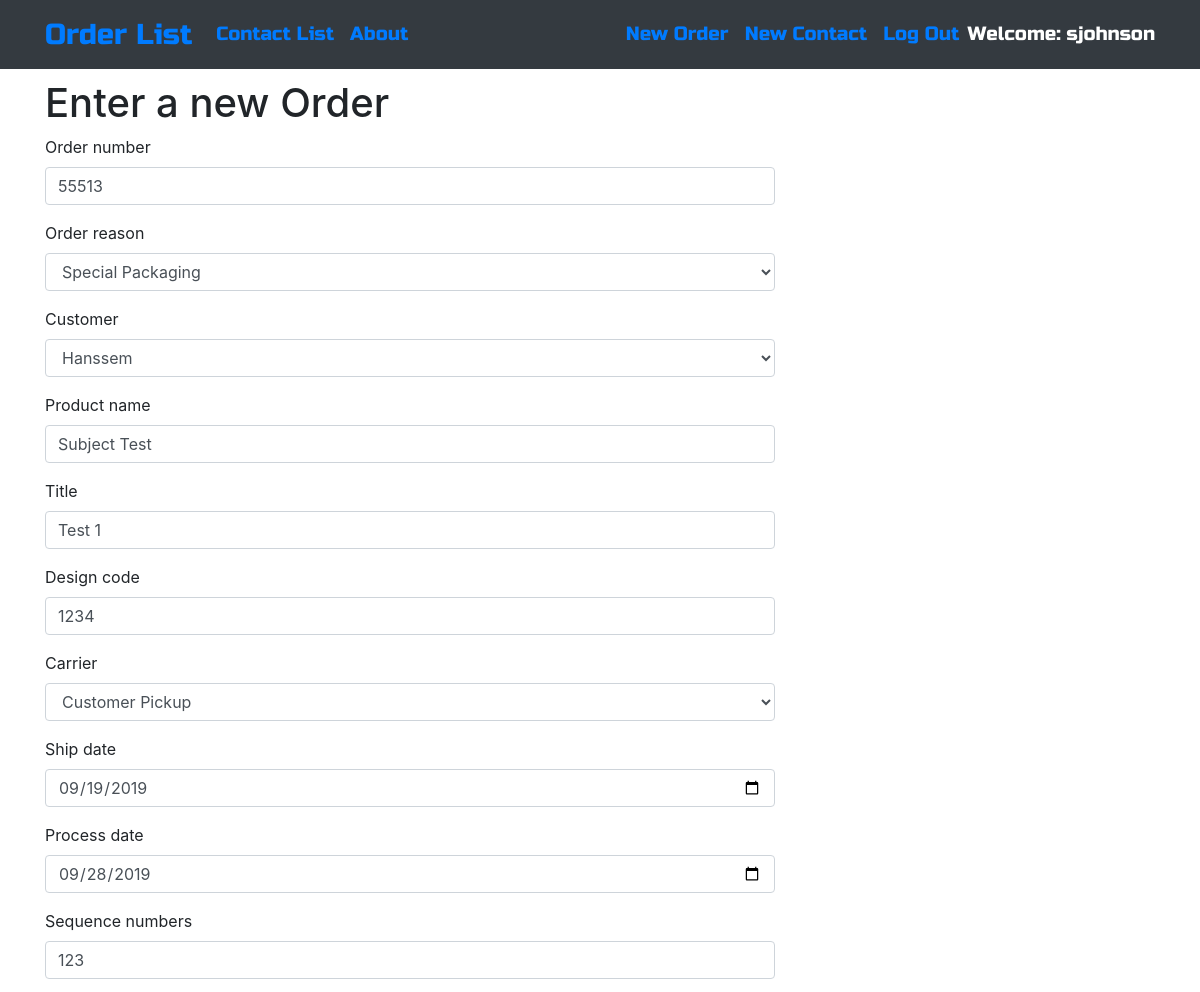
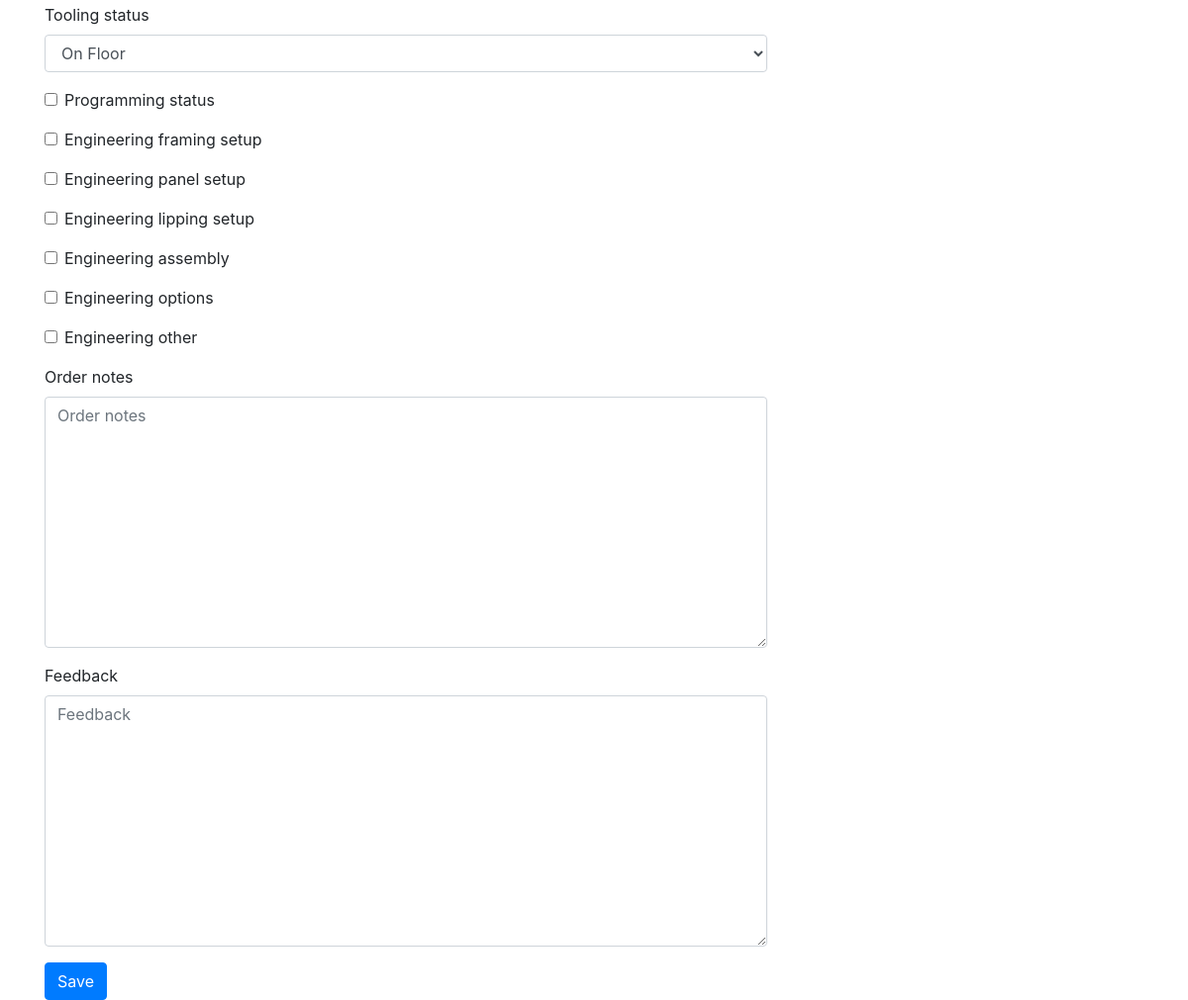
The app's page /order/11/edit/ (signed in) with its own data (2 pictures, top to bottom).
### ordermanager/models.py (models this page shows, shortened)
class Order(models.Model):
    CUSTOMERS = (
        ("American Woodmark Corporation", "American Woodmark Corporation"),
        ("ACP", "ACP"),
        ("Jim Bishop", "Jim Bishop"),
        ("Fabritec", "Fabritec"),
        ("Hanssem", "Hanssem"),
        ("KabinArt", "KabinArt"),
        ("Legacy", "Legacy"),
        ("MasterBrand Cabinets, Inc", "MasterBrand Cabinets, Inc"),
        ("Unicor", "Unicor"),
    )
    CARRIER = (
        ("UPEXP", "UPEXP"),
        ("UPSAR", "UPSAR"),
        ("UPSBL", "UPSBL"),
        ("UPSCN", "UPSCN"),
        ("UPSGR", "UPSGR"),
        ("UPSRD", "UPSRD"),
        ("UPSRS", "UPSRS"),
        ("UPSSV", "UPSSV"),
        ("UPSWX", "UPSWX"),
        ("UPS2A", "UPS2A"),
        ("UPS3D", "UPS3D"),
        ("FX2DY", "FX2DY"),
        ("FXSTD", "FXSTD"),
        ("FXPAM", "FXPAM"),
        ("FXGRN", "FXGRN"),
        ("FXFNL", "FXFNL"),
        ("Customer Pickup", "Customer Pickup"),
    )
    REASON = (
        ("New Product", "New Product"),
        ("Not Applicable", "Not Applicable"),
        ("Unusual Size", "Unusual Size"),
        ("Unusual Profile", "Unusual Profile"),
        ("Unusual Material", "Unusual Material"),
        ("Obsolete Product", "Obsolete Product"),
        ("Non-Existing Material Specification", "Non-Existing Material Specification"),  # Order 26
        ("Customer Sample", "Customer Sample"),  # Order 26
        ("Special Assembly", "Special Assembly"),  # Order 26
        ("Special Inspection", "Special Inspection"),
        ("Special Packaging", "Special Packaging"),  # Order 26
        ("Profile Testing", "Profile Testing"),  # Order 26
        ("Process Testing", "Process Testing"),  # Order 26
    )
    TOOLING = (
        ("On Floor", "On Floor"),
        ("In Grinding Room", "In Grinding Room"),
        ("Other - See Notes", "Other - See Notes"),
    )
    author = models.ForeignKey('auth.User', on_delete=models.CASCADE)
    order_number = models.CharField(max_length=255)
    order_reason = models.CharField(max_length=50, choices=REASON)
    customer = models.CharField(max_length=50, choices=CUSTOMERS)
    product_name = models.CharField(max_length=255)
    title = models.CharField(max_length=255)
    design_code = models.CharField(max_length=255)
    carrier = models.CharField(max_length=20, choices=CARRIER)
    ship_date = models.DateField()
    process_date = models.DateField()
    sequence_numbers = models.CharField(max_length=255)
    tooling_status = models.CharField(max_length=20, choices=TOOLING)
    programming_status = models.BooleanField(default=False)
    engineering_framing_setup = models.BooleanField(default=False)
    engineering_panel_setup = models.BooleanField(default=False)
    engineering_lipping_setup = models.BooleanField(default=False)
    engineering_assembly = models.BooleanField(default=False)
    engineering_options = models.BooleanField(default=False)
    engineering_other = models.BooleanField(default=False)
    order_notes = models.TextField(blank=True, null=True)
    feedback = models.TextField(blank=True, null=True)
    date = models.DateTimeField(auto_now=True)

### ordermanager/views.py (the view)
# urls.py: path('order/<int:pk>/edit/', views.OrderUpdateView.as_view(), name='order_edit'),
class OrderUpdateView(LoginRequiredMixin, UpdateView):
    login_url = '/login/'
    redirect_field_name = 'ordermanager/order_detail.html'
    form_class = OrderForm
    model = Order

### ordermanager/templates/ordermanager/order_form.html (shortened to what this page needs)
{% extends "ordermanager/base.html" %}
{% load bootstrap4 %}
{% block content %}
    <h1>Enter a new Order</h1>
    <form class="order-form" method="POST">
        {% bootstrap_form form %}
        {% buttons %}
            <button type="submit" class="save btn btn-primary">Save</button>
        {% endbuttons %}
    </form>
{% endblock %}

### ordermanager/templates/ordermanager/base.html (shortened to what this page needs)
<!DOCTYPE html>
{% load staticfiles %}
<html lang="en">
<head>
    <link rel="stylesheet" href="https://stackpath.bootstrapcdn.com/bootstrap/4.3.1/css/bootstrap.min.css">
    <link href="https://maxcdn.bootstrapcdn.com/font-awesome/4.7.0/css/font-awesome.min.css" rel="stylesheet">
    <link rel="stylesheet" href="{% static 'css/ordermanager.css' %}">
</head>
<body>
    <nav class="navbar navbar-expand-lg bg-dark techfont">
        <div class="container">
            <div class="navbar-nav align-items-center">
                <a class='navbar-brand bigbrand' href="{% url 'order_list' %}">Order List</a>
                <a class="nav-item nav-link" href="{% url 'contact_list' %}">Contact List</a>
                <a class="nav-item nav-link" href="{% url 'about' %}">About</a>
            </div>
            <div class="navbar-nav align-items-center ml-auto">
                {% if user.is_authenticated %}
                    <a class="nav-item nav-link" href="{% url 'order_new' %}">New Order</a>
                    <a class="nav-item nav-link" href="{% url 'contact_new' %}">New Contact</a>
                    <a class="nav-item nav-link" href="{% url 'logout' %}">Log Out</a>
                    <a class="welcome">  Welcome: {{ user.username }}</a>
                    {% else %}
                    <a class="nav-item nav-link" href="{% url 'login' %}" aria-label="Login"><span class="fa fa-user"></span></a>
                {% endif %}
            </div>
        </div>
    </nav>
    <div class="content container">
        <div class="row">
            <div class="col-md-8">
                {% block content %}
                {% endblock %}
            </div>
        </div>
    </div>
</body>
</html>

### ordermanager/static/css/ordermanager.css (style rules this page uses)
.techfont { font-family: 'Russo One', sans-serif; font-size: 1.2em; margin-bottom: 10px; }
.bigbrand { font-size: 1.5em; }
.welcome { font-family: 'Russo One', sans-serif; font-size: 1em; color: white!important; }

### records on screen
Order: order_number "55513", order_reason "Special Packaging", customer "Hanssem", product_name "Subject Test", title "Test 1", design_code "1234", carrier "Customer Pickup", ship_date "09/19/2019", process_date "09/28/2019", sequence_numbers "123", tooling_status "On Floor"

### other values on screen
{{ user.username }} "sjohnson"
